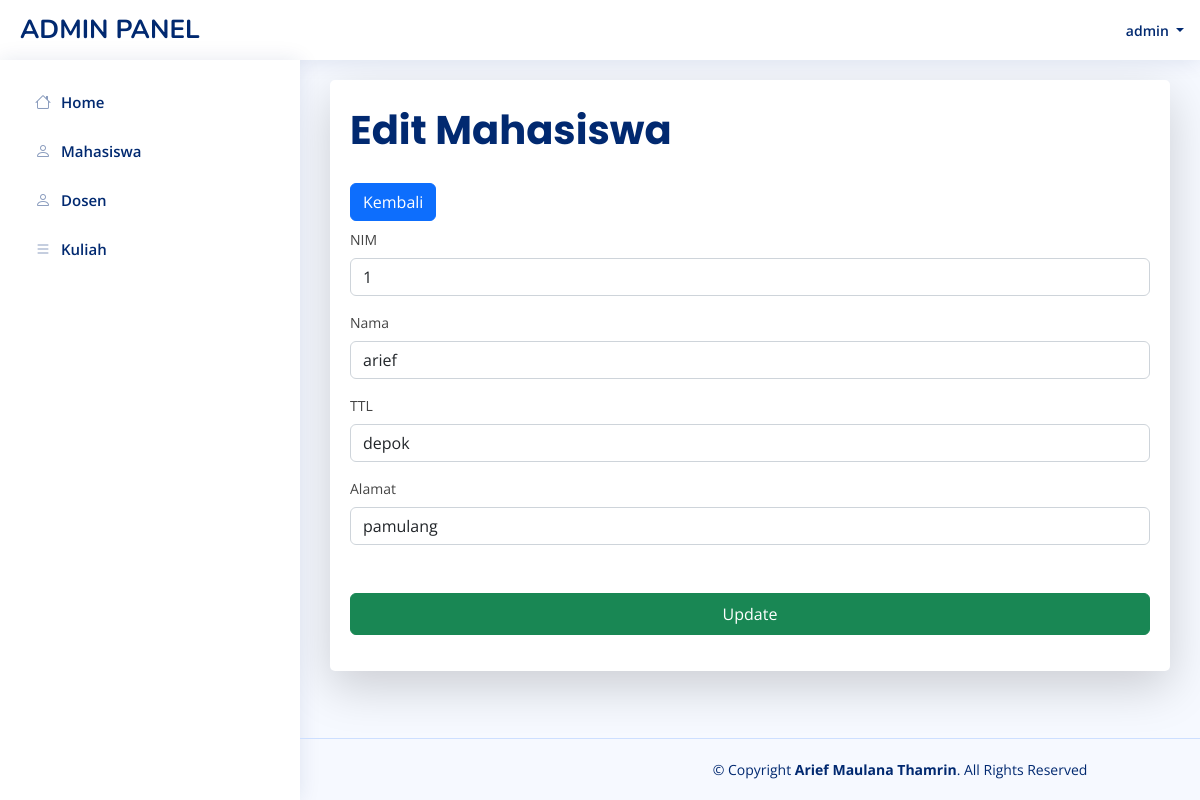
The app's page /admin/editmahasiswa.php?nim=1 (signed in) with its own data.
### tables this page shows
CREATE TABLE `mahasiswa` (
  `NIM` char(12) NOT NULL,
  `Nama_Mahasiswa` varchar(30) NOT NULL,
  `Tempat_Tanggal_Lahir` varchar(30) NOT NULL,
  `Alamat_Mahasiswa` varchar(30) NOT NULL
);

### admin/editmahasiswa.php (the view, shortened to what this page needs)
<?php
include '../config.php';
$nim = $_GET["nim"];
$data = mysqli_query($koneksi, "SELECT * FROM mahasiswa WHERE NIM = '$nim'");
while ($d = mysqli_fetch_array($data)) {
    ?>
    <?php include("header.php"); ?>
    <div class="fs-1 fw-bolder card-title">Edit Mahasiswa</div>
    <a class="btn btn-primary mb-2" href="javascript:history.back();">
        Kembali
    </a>
    <form action="proses.php" method="post">
        <div class="mb-3">
            <label for="nim" class="form-label">NIM</label>
            <input readonly name="nim" type="text" class="form-control" value="<?= $d['NIM']; ?>" id="nim">
        </div>
        <div class="mb-3">
            <label for="nama" class="form-label">Nama</label>
            <input name="nama" type="text" class="form-control" value="<?= $d['Nama_Mahasiswa']; ?>" id="nama">
        </div>
        <div class="mb-3">
            <label for="ttl" class="form-label">TTL</label>
            <input name="ttl" type="text" class="form-control" value="<?= $d['Tempat_Tanggal_Lahir']; ?>" id="ttl">
        </div>
        <div class="mb-5">
            <label for="alamat" class="form-label">Alamat</label>
            <input name="alamat" type="text" class="form-control" value="<?= $d['Alamat_Mahasiswa']; ?>" id="alamat">
        </div>
    <?php } ?>
    <div class="mb-3">
        <div class="d-grid gap-2 mt-xl-2">
            <input value="Update" name="updatemhs" type="submit" class="btn btn-success py-2">
        </div>
    </div>
</form>
<?php include 'footer.php'; ?>

### admin/header.php (shortened to what this page needs)
<!DOCTYPE html>
<html lang="en">
<head>
    <link href="../assets/vendor/bootstrap/css/bootstrap.min.css" rel="stylesheet">
    <link href="../assets/vendor/bootstrap-icons/bootstrap-icons.css" rel="stylesheet">
    <link href="../assets/vendor/boxicons/css/boxicons.min.css" rel="stylesheet">
    <link href="../assets/vendor/quill/quill.snow.css" rel="stylesheet">
    <link href="../assets/vendor/quill/quill.bubble.css" rel="stylesheet">
    <link href="../assets/vendor/remixicon/remixicon.css" rel="stylesheet">
    <link href="../assets/vendor/simple-datatables/style.css" rel="stylesheet">
    <link href="../assets/css/style.css" rel="stylesheet">
</head>
<body>
    <header id="header" class="header fixed-top d-flex align-items-center">
        <div class="d-flex align-items-center justify-content-between">
            <a href="index.php" class="logo d-flex align-items-center">
                <span class="d-none d-lg-block">ADMIN PANEL</span>
            </a>
        </div>
        <nav class="header-nav ms-auto">
            <ul class="d-flex align-items-center">
                <li class="nav-item dropdown pe-3">
                    <a class="nav-link nav-profile d-flex align-items-center pe-0" href="#" data-bs-toggle="dropdown">
                        <span class="d-none d-md-block dropdown-toggle ps-2">
                            <?= $_SESSION['username'] ?>
                        </span>
                    </a>
                </li>
            </ul>
        </nav>
        <aside id="sidebar" class="sidebar">
            <ul class="sidebar-nav" id="sidebar-nav">
                <li class="nav-item">
                    <a class="nav-link collapsed" href="index.php">
                        <i class="bi bi-house"></i>
                        <span>Home</span>
                    </a>
                </li>
                <li class="nav-item">
                    <a class="nav-link collapsed" href="mahasiswa.php">
                        <i class="bi bi-person"></i>
                        <span>Mahasiswa</span>
                    </a>
                </li>
                <li class="nav-item">
                    <a class="nav-link collapsed" href="dosen.php">
                        <i class="bi bi-person"></i>
                        <span>Dosen</span>
                    </a>
                </li>
                <li class="nav-item">
                    <a class="nav-link collapsed" href="kuliah.php">
                        <i class="bi bi-list"></i>
                        <span>Kuliah</span>
                    </a>
                </li>
            </ul>
        </aside>
    </header>
    <main id="main" class="main">
        <section class="section dashboard">
            <div class="row">
                <div class="col-12">
                    <div class="card recent-sales overflow-auto shadow-lg">
                        <div class="card-body">

### assets/css/style.css (style rules this page uses)
:root { scroll-behavior: smooth; }
body { font-family: "Open Sans", sans-serif; background: #f6f9ff; color: #444444; }
a { color: #4154f1; text-decoration: none; }
#main { margin-top: 60px; padding: 20px 30px; transition: all 0.3s; }
.card { margin-bottom: 30px; border: none; border-radius: 5px; box-shadow: 0px 0 30px rgba(1, 41, 112, 0.1); }
.card-title { padding: 20px 0 15px 0; font-size: 18px; font-weight: 500; color: #012970; font-family: "Poppins", sans-serif; }
.card-body { padding: 0 20px 20px 20px; }
.logo { line-height: 1; }
@media (min-width: 1200px) { .logo { width: 280px; } }
.logo span { font-size: 26px; font-weight: 700; color: #012970; font-family: "Nunito", sans-serif; }
.header { transition: all 0.5s; z-index: 997; height: 60px; box-shadow: 0px 2px 20px rgba(1, 41, 112, 0.1); background-color: #fff; padding-left: 20px; }
.header-nav ul { list-style: none; }
.header-nav>ul { margin: 0; padding: 0; }
.header-nav .nav-profile { color: #012970; }
.header-nav .nav-profile span { font-size: 14px; font-weight: 600; }
.sidebar { position: fixed; top: 60px; left: 0; bottom: 0; width: 300px; z-index: 996; transition: all 0.3s; padding: 20px; overflow-y: auto; scrollbar-width: thin; scrollbar-color: #aab7cf transparent; box-shadow: 0px 0px 20px rgba(1, 41, 112, 0.1); background-color: #fff; }
@media (min-width: 1200px) { #main, #footer { margin-left: 300px; } }
.sidebar-nav { padding: 0; margin: 0; list-style: none; }
.sidebar-nav li { padding: 0; margin: 0; list-style: none; }
.sidebar-nav .nav-item { margin-bottom: 5px; }
.sidebar-nav .nav-link { display: flex; align-items: center; font-size: 15px; font-weight: 600; color: #4154f1; transition: 0.3; background: #f6f9ff; padding: 10px 15px; border-radius: 4px; }
.sidebar-nav .nav-link i { font-size: 16px; margin-right: 10px; color: #4154f1; }
.sidebar-nav .nav-link.collapsed { color: #012970; background: #fff; }
.sidebar-nav .nav-link.collapsed i { color: #899bbd; }
.dashboard .recent-sales { font-size: 14px; }

### records on screen
mahasiswa: nim "1", nama "arief", ttl "depok", alamat "pamulang"
